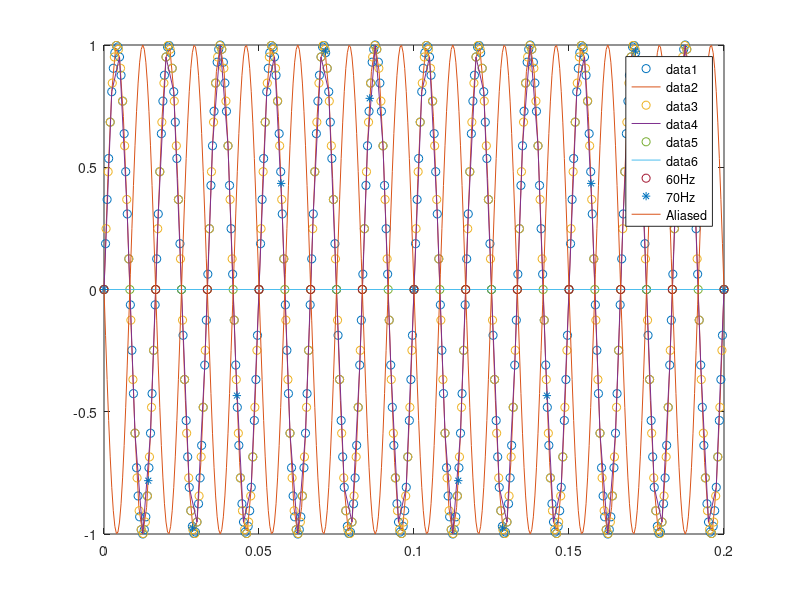
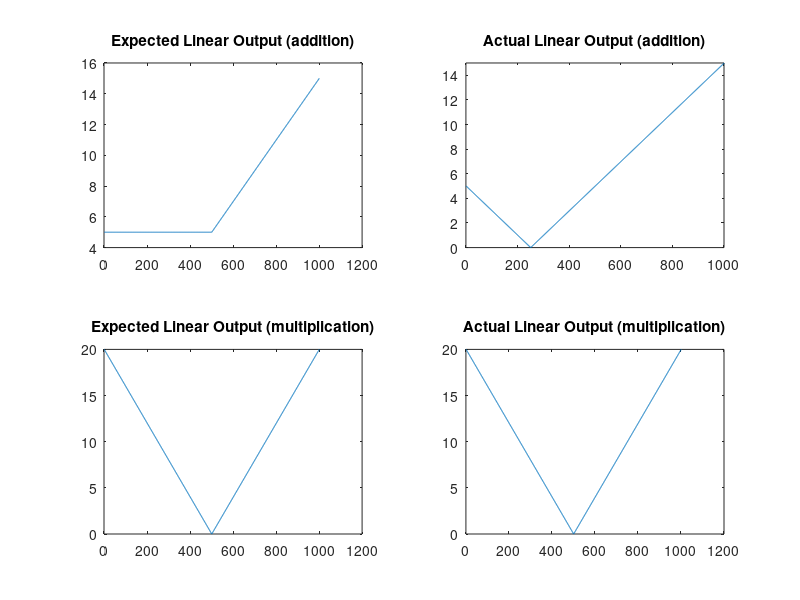

The MATLAB script that drew these images, in order:
%% BME 306 Lab 2 - Introduction to Audio in Matlab
% Alexander Ross 
% 10/7/19

%% Question 1

% The reason is because in principle, the more electrodes one uses, the
% finer the place resolution for coding frequencies

%% Question 2

% The CIS approach is advantagous because it addresses the channel
% interactions issues by using nonsimulatanious, interleaved pulses.  This
% means that only one electrode is stimulated at a time, so that pulses are
% delivered in a nonoverlapping (nonsimulatanious) fasion.

%% Question 3
t = 0:0.2/400:0.2;
fc = 60;
s = sin(2*pi*fc*t);
plot(t,s);

% Step size of the time vector: 0.2/400 Seconds
% Sampling frequency: 2000 Hertz

%% Question 4
t2 = 0:1/800:0.2;
s2 = sin(2*pi*fc*t2);
plot(t,s,'o');
hold on
plot(t2,s2);


%% Question 5
fc = 60;
t3 = 0:0.2/300:0.2;
s3 = sin(2*pi*fc*t3);
t4 = 0:1/400:0.2;
s4 = sin(2*pi*fc*t4);
plot(t3,s3,'o');
hold on
plot(t4,s4);

%% Question 6

fc = 60;
t3 = 0:0.2/24:0.2;
s3 = sin(2*pi*fc*t3);
t4 = 0:1/120:0.2;
s4 = sin(2*pi*fc*t4);
plot(t3,s3,'o');
hold on
plot(t4,s4);

tlim = ([-1 1]);



%% Question 7

fc = 60;
t3 = 0:1/60:0.2;
s3 = sin(2*pi*fc*t3);
t4 = 0:1/70:0.2;
s4 = sin(2*pi*fc*t4);
t5 = 0:0.2/400:0.2;
s5 = -sin(2*pi*fc*t5);
hold on
legend();
plot(t3,s3,'o','DisplayName','60Hz');
plot(t4,s4,'*','DisplayName','70Hz');
plot(t5,s5,'DisplayName','Aliased')
hold off

%% Question 8

% See attached voicetosignal.m
% See attached plot


%% Question 9

% Sampling frequency = 8000Hz
% Bits per sample = 8
% The function records in mono (one channel)

%% Question 10

% See attached voicetosignal.m
% See attached plot

%% Question 11

% See attached voicetosignal.m
% See output function
% See attached plot


%% Question 12

x1 = -5:0.01:5;
x2 = 0:0.01:10;
s1 = abs(x1)+abs(x2);
s2 = abs(x1+x2);
s3 = abs(x1)*4;
s4 = abs(x1*4);

figure();
subplot(2,2,1);
plot(s1);
title('Expected Linear Output (addition)')
subplot(2,2,2);
plot(s2);
axis ([0 1000 0 15]);
title('Actual Linear Output (addition)')
subplot(2,2,3);
plot(s3);
title('Expected Linear Output (multiplication)')
subplot(2,2,4);
plot(s4);
title('Actual Linear Output (multiplication)')

% Explanation: The Expected Linear Output graphs should match the Actual
% Linear Output graphs for both the multiplication and addition properties.
% This is because the functions that are depicted in the plots are the tests
% for linearity.  As can be seen, the mulitiplicitive property holds, 
% however the additive property does not. Since they don't all match, the 
% system is not linear

